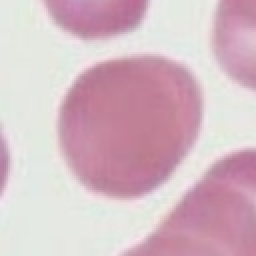
#> input picture ai-backend/yolo_crops/normal/yc_val_09147c1a.jpg, 128 x 128 px, found by its file name (shown 2 times larger); its folder holds 4 pictures in this run
$ python collect_artifacts.py   (older library calls are emulated)
#> lines starting #> are read from the running program, lines starting #| are printed output that depends on the picture; pictures that were not available may be replaced by others from this repository, and a replacement may not be noted
"""
LabMind — Artifact Crop Collector (supplement to build_validation_set.py)
Generates 40 artifact-class crops from available sources.

Artifact sources:
  1. YOLO crops from debug_crops/ that are very small, blurry, or extreme AR
  2. cropped_cells/rbc/ — find edge-case crops (clumps, blurry, partial)
  3. Synthetic: crop random regions from validation_smears (non-cell regions)

NO code changes. Copy-only.
"""
import json
import os
import random
import shutil
import cv2
import numpy as np

random.seed(42)

ARTIFACT_DIR = os.path.join("validation_cells", "artifact")
os.makedirs(ARTIFACT_DIR, exist_ok=True)

VALID_EXTS = ('.jpg', '.jpeg', '.png')
artifacts = []


def compute_metrics(path):
    img = cv2.imread(path)
    if img is None:
        return None
    h, w = img.shape[:2]
    gray = cv2.cvtColor(img, cv2.COLOR_BGR2GRAY)
    blur = cv2.Laplacian(gray, cv2.CV_64F).var()
    ar = max(w, h) / (min(w, h) + 1e-5)
    return {"h": h, "w": w, "blur": blur, "ar": ar}


print("=" * 60)
print("  Artifact Crop Collector")
print("=" * 60)

# ── Source 1: YOLO crops from debug_crops/ (raw, pre-refinement) ──
# These are noisier than CNN crops — good artifact source
yolo_crops = []
for f in os.listdir("debug_crops"):
    if "_1_yolo_crop" in f and f.lower().endswith(VALID_EXTS):
        path = os.path.join("debug_crops", f)
        m = compute_metrics(path)
        if m:
            yolo_crops.append({"path": path, "filename": f, "metrics": m})

# Sort by "artifact-ness": prioritize blurry, tiny, extreme AR
yolo_crops.sort(key=lambda x: x["metrics"]["blur"])  # lowest blur first (most blurry)
print(f"  YOLO crops (debug_crops): {len(yolo_crops)}")

# Take the blurriest / smallest YOLO crops
yc_count = 0
for entry in yolo_crops:
    if yc_count >= 15:
        break
    m = entry["metrics"]
    # Accept if blurry or very small or extreme AR
    if m["blur"] < 200 or m["w"] < 30 or m["h"] < 30 or m["ar"] > 2.5:
        artifacts.append({
            "path": entry["path"],
            "filename": entry["filename"],
            "source_smear": "debug_crops_yolo",
            "source_type": "debug_crops",
            "artifact_reason": f"yolo_raw blur={m['blur']:.0f} ar={m['ar']:.1f} {m['w']}x{m['h']}",
        })
        yc_count += 1

print(f"  Selected from YOLO crops: {yc_count}")

# ── Source 2: cropped_cells/rbc — find edge-case crops ──
rbc_crops = []
rbc_dir = os.path.join("cropped_cells", "rbc")
if os.path.isdir(rbc_dir):
    for f in os.listdir(rbc_dir):
        if f.lower().endswith(VALID_EXTS):
            path = os.path.join(rbc_dir, f)
            m = compute_metrics(path)
            if m:
                rbc_crops.append({"path": path, "filename": f, "metrics": m})

# Sort by artifact-ness: blurriest first
rbc_crops.sort(key=lambda x: x["metrics"]["blur"])
print(f"  RBC crops (cropped_cells): {len(rbc_crops)}")

rc_count = 0
for entry in rbc_crops:
    if rc_count >= 10:
        break
    m = entry["metrics"]
    if m["blur"] < 300 or m["ar"] > 2.0 or m["w"] < 25 or m["h"] < 25:
        artifacts.append({
            "path": entry["path"],
            "filename": entry["filename"],
            "source_smear": "cropped_cells_rbc",
            "source_type": "cropped_cells",
            "artifact_reason": f"rbc_edge_case blur={m['blur']:.0f} ar={m['ar']:.1f} {m['w']}x{m['h']}",
        })
        rc_count += 1

print(f"  Selected from RBC crops: {rc_count}")

# ── Source 3: Random crops from validation smears (non-cell background) ──
smear_dirs = [
    ("validation_smears/normal", "normal"),
    ("validation_smears/sickle", "sickle"),
]
bg_count = 0
for sdir, stype in smear_dirs:
    if not os.path.isdir(sdir):
        continue
    for f in sorted(os.listdir(sdir)):
        if not f.lower().endswith(VALID_EXTS):
            continue
        if bg_count >= 15:
            break
        path = os.path.join(sdir, f)
        img = cv2.imread(path)
#> img is the input picture: shape (128, 128, 3); mean B, G, R 195.9, 186.1, 213.1
        if img is None:
            continue
        h_img, w_img = img.shape[:2]
#> h_img = 128; w_img = 128

        # Extract random small patches from background-heavy regions
        # Take patches from corners/edges (more likely background)
        for attempt in range(5):
            if bg_count >= 15:
                break
            cx = random.randint(0, max(0, w_img - 50))
            cy = random.randint(0, max(0, h_img - 50))
            patch_w = random.randint(20, 60)
            patch_h = random.randint(20, 60)
            patch = img[cy:min(cy+patch_h, h_img), cx:min(cx+patch_w, w_img)]
            if patch.size == 0:
                continue

            # Check if patch is mostly uniform (background) or very busy (clump)
            gray_patch = cv2.cvtColor(patch, cv2.COLOR_BGR2GRAY)
            std = float(np.std(gray_patch))
            blur = cv2.Laplacian(gray_patch, cv2.CV_64F).var()

            # Accept if it looks like background (low std) or busy noise (very high std)
            if std < 20 or std > 80 or blur < 100:
                patch_name = f"bg_{stype}_{f.split('.')[0]}_{attempt}.jpg"
                patch_path = os.path.join(ARTIFACT_DIR, f"artifact_{len(artifacts):04d}.jpg")
                cv2.imwrite(patch_path, patch)

                artifacts.append({
                    "path": patch_path,
                    "filename": f"artifact_{len(artifacts):04d}.jpg",
                    "source_smear": f"{stype}_{f}",
                    "source_type": "validation_smears_patch",
                    "artifact_reason": f"background_patch std={std:.0f} blur={blur:.0f} {patch.shape[1]}x{patch.shape[0]}",
                    "already_copied": True,
                })
                bg_count += 1
#> this loop made 5 passes
#> (std, blur) on passes 1 to 5: (33.05, 23.77), (35.46, 44.04), (34.15, 20.19), (10.38, 18.02), (35.97, 31.11)
#> pass 1, `patch = img[cy:min(cy+patch_h, h_img), cx:min(cx+patch_w, w_img)]`:
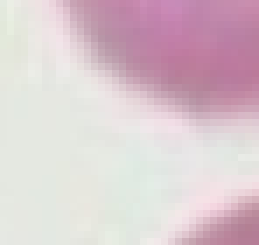
#> patch: shape (35, 37, 3) (shown 7 times larger); mean B, G, R 206.6, 200.2, 218
#> pass 1, `gray_patch = cv2.cvtColor(patch, cv2.COLOR_BGR2GRAY)`:
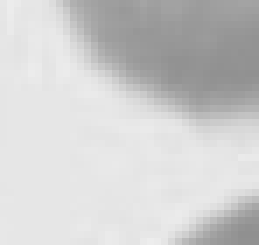
#> gray_patch: shape (35, 37) (shown 7 times larger); min 144, max 237, mean 206.2
#> pass 2, `patch = img[cy:min(cy+patch_h, h_img), cx:min(cx+patch_w, w_img)]`:
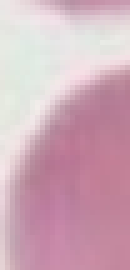
#> patch: shape (54, 26, 3) (shown 5 times larger); mean B, G, R 185.3, 171.7, 207.4
#> pass 2, `gray_patch = cv2.cvtColor(patch, cv2.COLOR_BGR2GRAY)`:
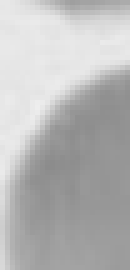
#> gray_patch: shape (54, 26) (shown 5 times larger); min 140, max 238, mean 183.9
#> after the loop:
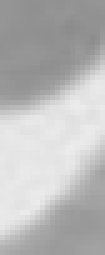
#> gray_patch: shape (51, 21) (shown 5 times larger); min 140, max 236, mean 185.8
#> after the loop:
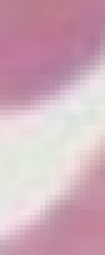
#> patch: shape (51, 21, 3) (shown 5 times larger); mean B, G, R 187.2, 174, 208.3
#> after the loop, artifacts = 5 items; bg_count = 5

print(f"  Selected background patches: {bg_count}")

# ── Copy all artifacts ──
labels = []
#> labels = []
idx = 0
for entry in artifacts:
    if idx >= 40:
        break

    if entry.get("already_copied"):
        # Already saved to artifact dir (background patches)
        fname = f"artifact_{idx:04d}.jpg"
        old_path = entry["path"]
        new_path = os.path.join(ARTIFACT_DIR, fname)
        if old_path != new_path:
            if os.path.exists(old_path):
                shutil.move(old_path, new_path)
    else:
        fname = f"artifact_{idx:04d}.jpg"
        dst = os.path.join(ARTIFACT_DIR, fname)
        shutil.copy2(entry["path"], dst)

    labels.append({
        "filename": fname,
        "class": "artifact",
        "source_smear": entry.get("source_smear", "unknown"),
        "source_type": entry.get("source_type", "unknown"),
        "original_filename": entry.get("filename", ""),
        "notes": entry.get("artifact_reason", ""),
    })
    idx += 1

print(f"\n  Total artifacts copied: {idx}")

# ── Update labels.json ──
labels_path = os.path.join("validation_cells", "labels.json")
if os.path.exists(labels_path):
    with open(labels_path, "r") as f:
        existing = json.load(f)
else:
    existing = {"labels": [], "counts": {}}

# Remove any old artifact entries
existing["labels"] = [l for l in existing["labels"] if l.get("class") != "artifact"]
existing["labels"].extend(labels)
existing["counts"]["artifact"] = idx
existing["total_crops"] = sum(existing["counts"].values())

# Update source distribution
source_dist = {}
smear_dist = {}
for l in existing["labels"]:
    st = l.get("source_type", "unknown")
    source_dist[st] = source_dist.get(st, 0) + 1
    sm = l.get("source_smear", "unknown")
    smear_dist[sm] = smear_dist.get(sm, 0) + 1
existing["source_distribution"] = source_dist
existing["smear_distribution"] = smear_dist

with open(labels_path, "w", encoding="utf-8") as f:
    json.dump(existing, f, indent=2, ensure_ascii=False)

print(f"\n  Updated labels.json: {labels_path}")
print(f"  Total crops now: {existing['total_crops']}")
print(f"  Counts: {existing['counts']}")
print("=" * 60)
